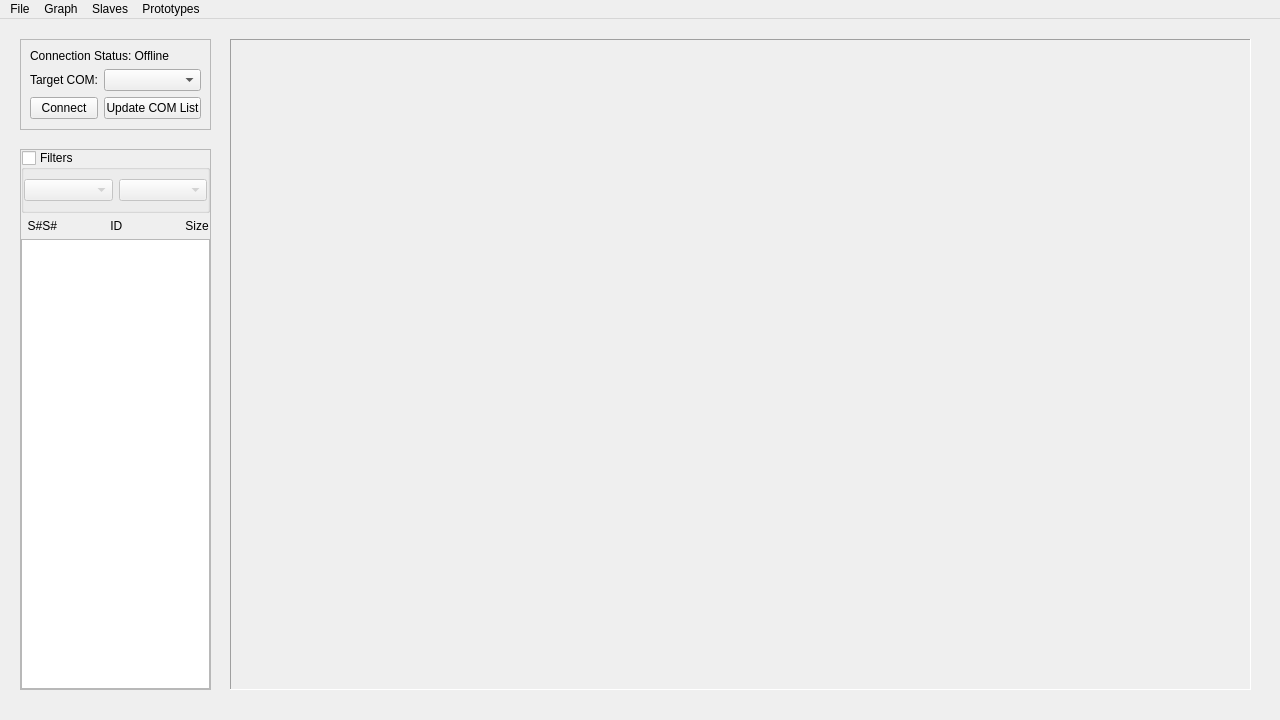
<?xml version="1.0" encoding="UTF-8"?>
<ui version="4.0">
 <class>MainWindow</class>
 <widget class="QMainWindow" name="MainWindow">
  <property name="windowModality">
   <enum>Qt::NonModal</enum>
  </property>
  <property name="enabled">
   <bool>true</bool>
  </property>
  <property name="geometry">
   <rect>
    <x>0</x>
    <y>0</y>
    <width>1280</width>
    <height>720</height>
   </rect>
  </property>
  <property name="sizePolicy">
   <sizepolicy hsizetype="Preferred" vsizetype="Preferred">
    <horstretch>0</horstretch>
    <verstretch>0</verstretch>
   </sizepolicy>
  </property>
  <property name="minimumSize">
   <size>
    <width>1280</width>
    <height>720</height>
   </size>
  </property>
  <property name="maximumSize">
   <size>
    <width>1280</width>
    <height>720</height>
   </size>
  </property>
  <property name="windowTitle">
   <string>Monitoring Interface V0.1 - Pavnext</string>
  </property>
  <property name="animated">
   <bool>true</bool>
  </property>
  <widget class="QWidget" name="centralwidget">
   <widget class="QFrame" name="connectionFrame">
    <property name="geometry">
     <rect>
      <x>20</x>
      <y>20</y>
      <width>191</width>
      <height>91</height>
     </rect>
    </property>
    <property name="frameShape">
     <enum>QFrame::StyledPanel</enum>
    </property>
    <property name="frameShadow">
     <enum>QFrame::Raised</enum>
    </property>
    <layout class="QFormLayout" name="formLayout_2">
     <item row="2" column="0">
      <widget class="QLabel" name="targetComLabel">
       <property name="text">
        <string>Target COM:</string>
       </property>
      </widget>
     </item>
     <item row="3" column="0">
      <widget class="QPushButton" name="targetComConnectButton">
       <property name="text">
        <string>Connect</string>
       </property>
      </widget>
     </item>
     <item row="2" column="1">
      <widget class="QComboBox" name="targetComCB"/>
     </item>
     <item row="1" column="0" colspan="2">
      <widget class="QLabel" name="connectionStatusLabel">
       <property name="text">
        <string>Connection Status: Offline</string>
       </property>
      </widget>
     </item>
     <item row="3" column="1">
      <widget class="QPushButton" name="updateCOMButton">
       <property name="text">
        <string>Update COM List</string>
       </property>
      </widget>
     </item>
    </layout>
   </widget>
   <widget class="QFrame" name="toolsFrame">
    <property name="geometry">
     <rect>
      <x>20</x>
      <y>130</y>
      <width>191</width>
      <height>541</height>
     </rect>
    </property>
    <property name="frameShape">
     <enum>QFrame::StyledPanel</enum>
    </property>
    <property name="frameShadow">
     <enum>QFrame::Raised</enum>
    </property>
    <layout class="QVBoxLayout" name="verticalLayout">
     <property name="leftMargin">
      <number>0</number>
     </property>
     <property name="topMargin">
      <number>0</number>
     </property>
     <property name="rightMargin">
      <number>0</number>
     </property>
     <property name="bottomMargin">
      <number>0</number>
     </property>
     <item>
      <widget class="QGroupBox" name="toolsFiltersGroupBox">
       <property name="enabled">
        <bool>true</bool>
       </property>
       <property name="autoFillBackground">
        <bool>false</bool>
       </property>
       <property name="title">
        <string>Filters</string>
       </property>
       <property name="flat">
        <bool>false</bool>
       </property>
       <property name="checkable">
        <bool>true</bool>
       </property>
       <property name="checked">
        <bool>false</bool>
       </property>
       <layout class="QHBoxLayout" name="horizontalLayout">
        <property name="leftMargin">
         <number>0</number>
        </property>
        <property name="rightMargin">
         <number>0</number>
        </property>
        <item>
         <widget class="QComboBox" name="slavesComboBox"/>
        </item>
        <item>
         <widget class="QComboBox" name="sensorsComboBox"/>
        </item>
       </layout>
      </widget>
     </item>
     <item>
      <widget class="QLabel" name="sensorEntryLabel">
       <property name="text">
        <string>  S#S#                ID                   Size</string>
       </property>
       <property name="wordWrap">
        <bool>true</bool>
       </property>
      </widget>
     </item>
     <item>
      <widget class="QListWidget" name="sensorEntryListWidget">
       <property name="dragEnabled">
        <bool>true</bool>
       </property>
       <property name="dragDropMode">
        <enum>QAbstractItemView::DragOnly</enum>
       </property>
       <property name="selectionMode">
        <enum>QAbstractItemView::ExtendedSelection</enum>
       </property>
       <property name="selectionBehavior">
        <enum>QAbstractItemView::SelectRows</enum>
       </property>
       <property name="textElideMode">
        <enum>Qt::ElideRight</enum>
       </property>
       <property name="selectionRectVisible">
        <bool>false</bool>
       </property>
      </widget>
     </item>
    </layout>
   </widget>
   <widget class="graphQFrame" name="graphFrame">
    <property name="geometry">
     <rect>
      <x>230</x>
      <y>20</y>
      <width>1021</width>
      <height>651</height>
     </rect>
    </property>
    <property name="acceptDrops">
     <bool>true</bool>
    </property>
    <property name="frameShape">
     <enum>QFrame::Panel</enum>
    </property>
    <property name="frameShadow">
     <enum>QFrame::Sunken</enum>
    </property>
   </widget>
  </widget>
  <widget class="QMenuBar" name="menuBar">
   <property name="geometry">
    <rect>
     <x>0</x>
     <y>0</y>
     <width>1280</width>
     <height>21</height>
    </rect>
   </property>
   <widget class="QMenu" name="menuFile">
    <property name="title">
     <string>File</string>
    </property>
    <addaction name="actionSave_File"/>
    <addaction name="actionOpen_File"/>
   </widget>
   <widget class="QMenu" name="menuGraph">
    <property name="title">
     <string>Graph</string>
    </property>
    <addaction name="actionClear_Graph"/>
   </widget>
   <widget class="QMenu" name="menuSlaves">
    <property name="title">
     <string>Slaves</string>
    </property>
    <addaction name="actionSlavesEdit"/>
    <addaction name="actionSlavesAdd"/>
   </widget>
   <widget class="QMenu" name="menuPrototypes">
    <property name="title">
     <string>Prototypes</string>
    </property>
    <addaction name="actionPrototypesEdit"/>
    <addaction name="actionPrototypesAdd"/>
   </widget>
   <addaction name="menuFile"/>
   <addaction name="menuGraph"/>
   <addaction name="menuSlaves"/>
   <addaction name="menuPrototypes"/>
  </widget>
  <action name="actionClear_Graph">
   <property name="text">
    <string>Clear Graph</string>
   </property>
  </action>
  <action name="actionSave_File">
   <property name="text">
    <string>Save File</string>
   </property>
  </action>
  <action name="actionOpen_File">
   <property name="text">
    <string>Open File</string>
   </property>
  </action>
  <action name="actionSlavesEdit">
   <property name="text">
    <string>Edit</string>
   </property>
  </action>
  <action name="actionSlavesAdd">
   <property name="text">
    <string>Add</string>
   </property>
  </action>
  <action name="actionPrototypesEdit">
   <property name="text">
    <string>Edit</string>
   </property>
  </action>
  <action name="actionPrototypesAdd">
   <property name="text">
    <string>Add</string>
   </property>
  </action>
 </widget>
 <customwidgets>
  <customwidget>
   <class>graphQFrame</class>
   <extends>QFrame</extends>
   <header>gui/guiutility.h</header>
   <container>1</container>
  </customwidget>
 </customwidgets>
 <resources/>
 <connections/>
</ui>
